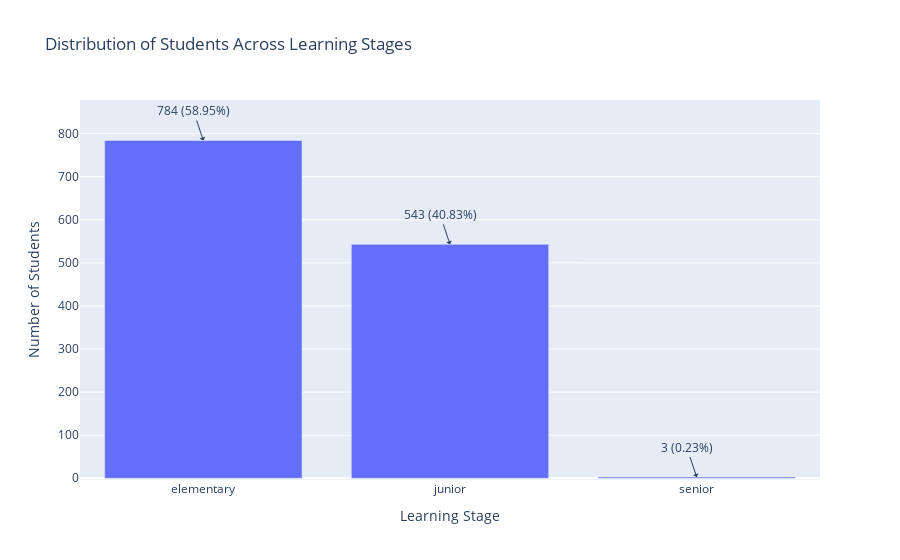

Notebook source saved alongside this figure:
### Markdown cell above
# The distribution of students across different learning stages:

### Code cell
learning_stages_count = df_InfoContent['learning_stage'].value_counts()
total_students = len(df_InfoContent)

# Calculate the percentage for each learning stage
percentage_per_stage = (learning_stages_count / total_students) * 100

# Create the bar plot
fig = go.Figure(data=[go.Bar(x=learning_stages_count.index, y=learning_stages_count.values)])

# Add text annotations above each bar with value counts and percentages
for i in range(len(learning_stages_count)):
    value_count = learning_stages_count.values[i]
    percentage = percentage_per_stage.values[i]
    text = f"{value_count} ({percentage:.2f}%)"
    fig.add_annotation(
        x=learning_stages_count.index[i],
        y=learning_stages_count.values[i],
        text=text,
        showarrow=True,
        arrowhead=1
    )

# Customize the layout
fig.update_layout(
    title='Distribution of Students Across Learning Stages',
    xaxis_title='Learning Stage',
    yaxis_title='Number of Students',
    showlegend=False
)

# Show the plot
fig.show()

### Figure 1 — Plotly figure (JSON) as saved in the notebook; plotly's stock layout.template omitted (floating-point values rounded to 4 significant figures)
{"data": [{"type": "bar", "x": ["elementary", "junior", "senior"], "y": [784, 543, 3]}], "layout": {"annotations": [{"arrowhead": 1, "showarrow": true, "text": "784 (58.95%)", "x": "elementary", "y": 784}, {"arrowhead": 1, "showarrow": true, "text": "543 (40.83%)", "x": "junior", "y": 543}, {"arrowhead": 1, "showarrow": true, "text": "3 (0.23%)", "x": "senior", "y": 3}], "showlegend": false, "title": {"text": "Distribution of Students Across Learning Stages"}, "xaxis": {"title": {"text": "Learning Stage"}}, "yaxis": {"title": {"text": "Number of Students"}}}}
